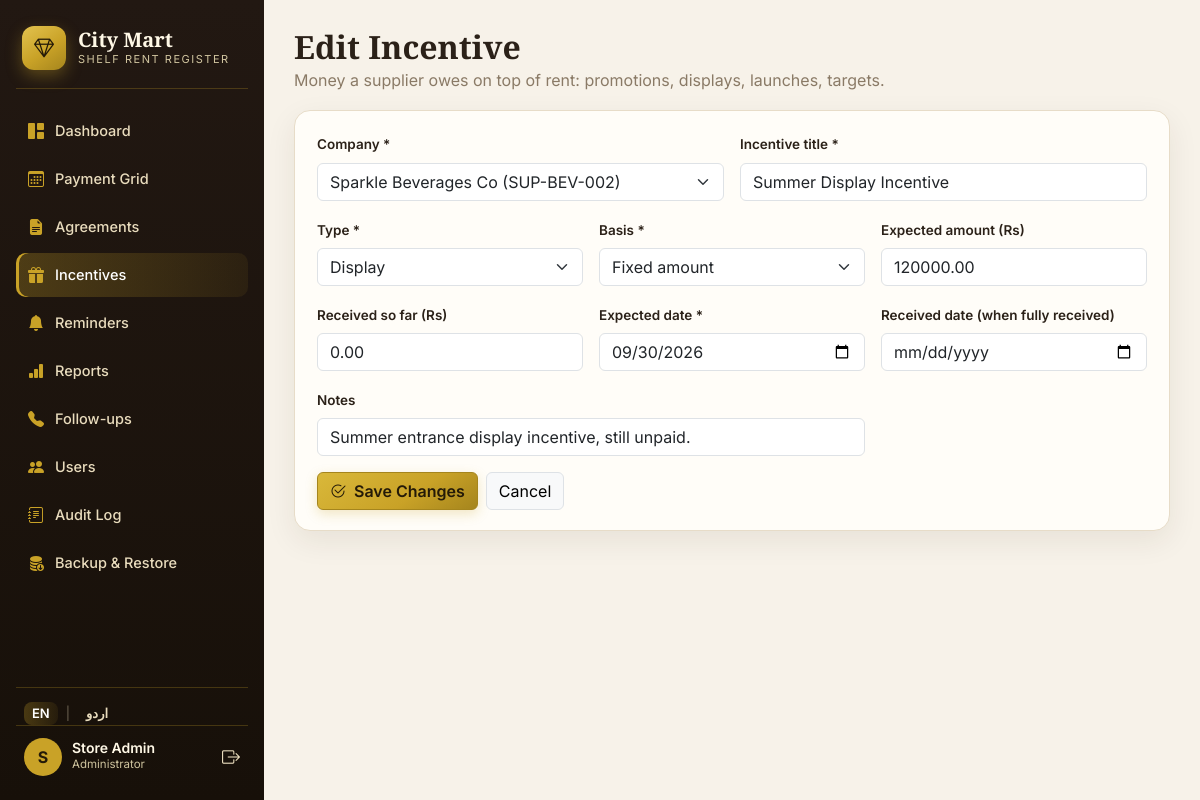
Screenshot of /incentive_form.php?id=2 (signed in) with the database file from the repository.
### tables this page shows
CREATE TABLE IF NOT EXISTS incentives (
  id              INT UNSIGNED AUTO_INCREMENT PRIMARY KEY,
  agreement_id    INT UNSIGNED NOT NULL,
  title           VARCHAR(150) NOT NULL,
  type            ENUM('Promotion','Display','Launch','Target','Other') NOT NULL DEFAULT 'Promotion',
  basis           ENUM('Fixed','Percentage') NOT NULL DEFAULT 'Fixed',
  rate            DECIMAL(5,2)   NULL,            
  expected_amount DECIMAL(12,2)  NULL,            
  received_amount DECIMAL(12,2)  NOT NULL DEFAULT 0,
  expected_date   DATE NOT NULL,                  
  received_date   DATE NULL,                      
  notes           VARCHAR(255) NULL,
  created_by      INT UNSIGNED NULL,
  created_at      TIMESTAMP NOT NULL DEFAULT CURRENT_TIMESTAMP,
  updated_at      TIMESTAMP NOT NULL DEFAULT CURRENT_TIMESTAMP ON UPDATE CURRENT_TIMESTAMP,
  CONSTRAINT fk_incentives_agreement FOREIGN KEY (agreement_id) REFERENCES agreements(id) ON DELETE CASCADE,
  CONSTRAINT fk_incentives_user FOREIGN KEY (created_by) REFERENCES users(id) ON DELETE SET NULL,
  CHECK (received_amount >= 0)
);

CREATE TABLE IF NOT EXISTS agreements (
  id                INT UNSIGNED AUTO_INCREMENT PRIMARY KEY,
  supplier_name     VARCHAR(150) NOT NULL,
  ledger_code       VARCHAR(60)  NOT NULL UNIQUE,
  contact_person    VARCHAR(100) NULL,
  contact_phone     VARCHAR(40)  NULL,
  contact_email     VARCHAR(120) NULL,
  rent_type         ENUM('fixed','percentage') NOT NULL DEFAULT 'fixed',
  rent_amount       DECIMAL(12,2) NULL,           
  percentage_rate   DECIMAL(5,2)  NULL,           
  billing_frequency ENUM('monthly','quarterly','display_drive') NOT NULL DEFAULT 'monthly',
  period_from       DATE NOT NULL,
  period_to         DATE NOT NULL,
  scan_file         VARCHAR(255) NULL,            
  notes             VARCHAR(255) NULL,
  created_by        INT UNSIGNED NULL,
  created_at        TIMESTAMP NOT NULL DEFAULT CURRENT_TIMESTAMP,
  updated_at        TIMESTAMP NOT NULL DEFAULT CURRENT_TIMESTAMP ON UPDATE CURRENT_TIMESTAMP,
  CONSTRAINT fk_agreements_user FOREIGN KEY (created_by) REFERENCES users(id) ON DELETE SET NULL,
  CHECK (period_to >= period_from)
);

### auth.php (called while the page is built, shortened)
<?php
require_once __DIR__ . '/lang.php';
function e($v): string
{
    return htmlspecialchars((string)($v ?? ''), ENT_QUOTES, 'UTF-8');
}

### lang.php (called while the page is built, shortened)
<?php
function appLang(): string
{
    return $_SESSION['lang'] ?? 'en';
}
function t(string $key): string
{
    static $dict = null;
    $lang = appLang();
    return $dict[$lang][$key] ?? $dict['en'][$key] ?? $key;
}

### incentive_form.php (the view, shortened to what this page needs)
<?php
require_once __DIR__ . '/layout.php';
$pdo = db();
$id  = (int)($_GET['id'] ?? 0);
$inc = null;
if ($id > 0) {
    $st = $pdo->prepare('SELECT * FROM incentives WHERE id = :id');
    $st->execute([':id' => $id]);
    $inc = $st->fetch();
}
$agreements = $pdo->query('SELECT id, supplier_name, ledger_code FROM agreements ORDER BY supplier_name')->fetchAll();
$old = $inc ?? [
    'agreement_id' => '', 'title' => '', 'type' => 'Promotion', 'basis' => 'Fixed',
    'rate' => '', 'expected_amount' => '', 'received_amount' => '0',
    'expected_date' => '', 'received_date' => '', 'notes' => '',
];
?>
<div class="panel">
  <form method="post" class="row g-3" novalidate>
    <div class="col-md-6">
      <label class="form-label" for="agreement_id">Company *</label>
      <select class="form-select" id="agreement_id" name="agreement_id" required>
        <?php foreach ($agreements as $ag): ?>
          <option value="<?= (int)$ag['id'] ?>" <?= (string)$old['agreement_id'] === (string)$ag['id'] ? 'selected' : '' ?>><?= e($ag['supplier_name']) ?> (<?= e($ag['ledger_code']) ?>)</option>
        <?php endforeach; ?>
      </select>
    </div>
    <div class="col-md-6">
      <label class="form-label" for="title">Incentive title *</label>
      <input class="form-control" id="title" name="title" required value="<?= e($old['title']) ?>" placeholder="e.g. Diwali Promotion Incentive">
    </div>
    <div class="col-md-4">
      <label class="form-label" for="type">Type *</label>
      <select class="form-select" id="type" name="type">
        <?php foreach (['Promotion', 'Display', 'Launch', 'Target', 'Other'] as $tp): ?>
          <option value="<?= $tp ?>" <?= $old['type'] === $tp ? 'selected' : '' ?>><?= $tp ?></option>
        <?php endforeach; ?>
      </select>
    </div>
    <div class="col-md-4">
      <label class="form-label" for="basis">Basis *</label>
      <select class="form-select" id="basis" name="basis">
        <option value="Fixed" <?= $old['basis'] === 'Fixed' ? 'selected' : '' ?>>Fixed amount</option>
      </select>
    </div>
    <div class="col-md-4">
      <label class="form-label" for="expected_amount">Expected amount (<?= e(CURRENCY) ?>)</label>
      <input type="number" step="0.01" min="0" class="form-control" id="expected_amount" name="expected_amount" value="<?= e($old['expected_amount']) ?>" placeholder="Required for Fixed">
    </div>
    <div class="col-md-4">
      <label class="form-label" for="received_amount">Received so far (<?= e(CURRENCY) ?>)</label>
      <input type="number" step="0.01" min="0" class="form-control" id="received_amount" name="received_amount" value="<?= e($old['received_amount']) ?>">
    </div>
    <div class="col-md-4">
      <label class="form-label" for="expected_date">Expected date *</label>
      <input type="date" class="form-control" id="expected_date" name="expected_date" required value="<?= e($old['expected_date']) ?>">
    </div>
    <div class="col-md-4">
      <label class="form-label" for="received_date">Received date (when fully received)</label>
      <input type="date" class="form-control" id="received_date" name="received_date" value="<?= e($old['received_date']) ?>">
    </div>
    <div class="col-md-8">
      <label class="form-label" for="notes">Notes</label>
      <input class="form-control" id="notes" name="notes" value="<?= e($old['notes']) ?>" placeholder="Terms, promises, references">
    </div>
    <div class="col-12 d-flex gap-2">
      <button class="btn btn-gold" type="submit"><i class="bi bi-check2-circle me-1"></i> <?= $id ? e(t('save_changes')) : e(t('add_incentive')) ?></button>
      <a class="btn btn-light border" href="incentives.php"><?= e(t('cancel')) ?></a>
    </div>
  </form>
</div>

### assets/css/app.css (style rules this page uses)
:root { --espresso: #221812; --espresso-2: #171009; --gold: #c9a227; --gold-dark: #a5851d; --gold-soft: #efe3b8; --ivory: #f7f2e9; --panel: #fffdf8; --ink: #2b2118; --muted: #8a7a66; --line: #e7dcc8; --shadow: 0 10px 30px rgba(46, 32, 12, .08); --radius: 16px; }
* { font-family: 'Inter', system-ui, sans-serif; }
body { background: var(--ivory); color: var(--ink); }
a { color: #8a6d1f; text-decoration: none; }
.panel { background: var(--panel); border: 1px solid var(--line); border-radius: var(--radius); box-shadow: var(--shadow); padding: 20px 22px; }
.btn-gold { background: linear-gradient(145deg, #d9b83a, var(--gold) 60%, var(--gold-dark)); border: 1px solid var(--gold-dark); color: #241a08; font-weight: 600; box-shadow: 0 4px 12px rgba(201,162,39,.25); }
.form-label { font-weight: 600; font-size: 13.5px; }

### rows the page displays
incentives: agreement_id "Sparkle Beverages Co (SUP-BEV-002)", title "Summer Display Incentive", type "Display", basis "Fixed amount", expected_amount "120000.00", received_amount "0.00", expected_date "09/30/2026", notes "Summer entrance display incentive, still unpaid."

### other values shown
cfg('mart_name') "City Mart"
$label "Dashboard"
$label "Payment Grid"
$label "Agreements"
$label "Incentives"
$label "Reminders"
$label "Reports"
$label "Follow-ups"
$label "Users"
$label "Audit Log"
$label "Backup & Restore"
substr($u['name'], 0, 1) "S"
$u['name'] "Store Admin"
$roleLabel "Administrator"
$title "Edit Incentive"
